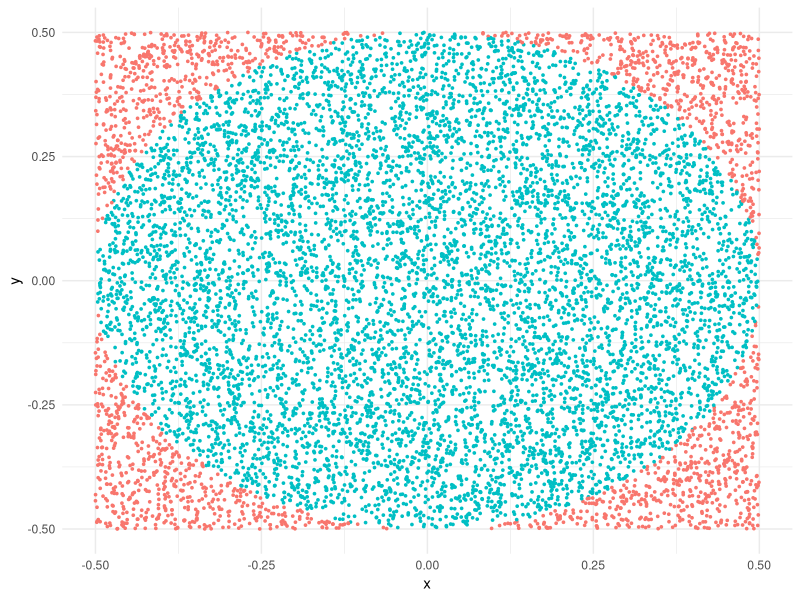

Reproduce this figure in R.
## ---- chunk 1
library(tidyverse)
library(ggplot2)
library(knitr)
library(kableExtra)
## ---- chunk 2
set.seed(2)
## ---- chunk 3
nsim <- 10000
r <- 0.5
## ---- chunk 4
point <- function(radius=1){
  # sample x and y from uniform distribution with lower and upper limit equal to -r and r  
  x <- runif(1, -radius, radius)
  y <- runif(1, -radius, radius)
  return(list(x=x, 
              y=y,
              in_circle=x^2 + y^2 <= radius^2))
}
## ---- chunk 5
df <- data.frame(x=rep(NA,nsim), y=rep(NA,nsim), in_circle=rep(NA,nsim))

for (i in 1:nsim){
  sim <- point(radius = r) # simulate point and check whether it's in the circle
  # save results of simulation in a data frame
  df$in_circle[i] <- sim$in_circle
  df$x[i] <- sim$x
  df$y[i] <- sim$y
}

df %>% 
  head() %>% 
  kable(.,"html") %>%
  kable_styling(bootstrap_options = c("striped", "hover", "condensed"),
                full_width = F)
## ---- chunk 6
# estimate pi
pi_approx <- 4 * sum(df$in_circle) / nsim
## ---- chunk 7
df %>% 
  mutate(in_circle = factor(in_circle)) %>%
  ggplot(aes(x=x, y=y, color=in_circle)) + 
  geom_point(size=0.6) + 
  theme_minimal() + 
  theme(legend.position='none') 
## ---- chunk 8
sessionInfo()
